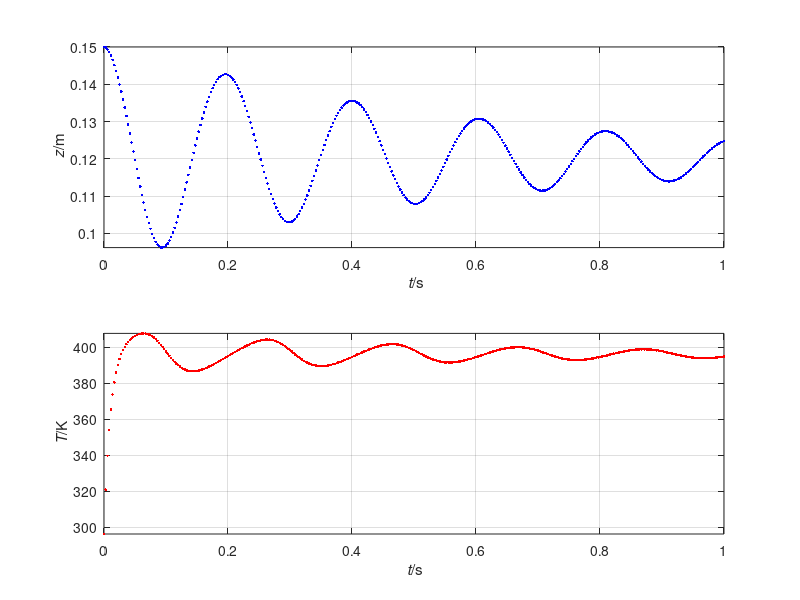

MATLAB code for this plot:
%%% Simulation of ideal gas & mass piston in 1D
%% Coordinates (t, z)

%% Constants
R = 8.31446261815;   % J/(K*mol): molar gas constant
g = 9.8;             % N/kg: gravitational acceleration
C = 20;              % J/(K*mol): molar heat capacity
mu = 0.00004;        % N*s/m^2: gas viscosity
h = 8000;            % J/(K*m^2): heat-transfer coefficient
N = 0.04;            % mol: amount of ideal gas
A = 0.1^2;           % m^2: area of piston
m = 10;              % kg: mass of piston

%% Initial conditions. State: (z, v, T)
t = 0;            % s: initial time
z = 0.15;         % m: initial position of piston
v = 0;            % m/s: initial velocity of piston
T = 273.15 + 23;  % K: initial temperature of gas

%% Boundary conditions
Gpis = -m*g;         % N: gravity supply of momentum to piston
Fatm = -100000 * A;  % N: force on piston by atmosphere
Text = 373.15 + 23;  % K: temperature of environment
                     % other fluxes are zero

%% Parameters for time loop
t1 = 1;       % s: final time
dt = 0.0001;  % s: time step %@

## Plotting
dtplot = t1/360; # time interval between plots
tplot = dtplot; # time for next plot
figure
subplot(2, 1, 1); plot(t, z, '.b')
xlim([0, t1])
xlabel('{\it t}/s'); ylabel('{\it z}/m')
axis('tight'); grid on; hold on
subplot(2, 1, 2); plot(t, T, '.r')
xlim([0, t1])
xlabel('{\it t}/s'); ylabel('{\it T}/K')
axis('tight'); grid on; hold on %@

%% Numerical time integration
while t < t1
  %% constitutive relations
  Fgas = -(R * N * T / z -  mu * A * v / z);
  Ppis = m * v;
  Fpis = -Fgas + Fatm;
  E = C * N * T;
  Qbot = A * h * (Text - T);
  Phi = Qbot + Fgas * v;

  %% step forward in time with balance laws
  t = t + dt;
  Ppis = Ppis + (Fpis + Gpis) * dt;
  z = z + v * dt;
  E = E + Phi * dt;

  %% constitutive relations: calculate state
  T = E / (C * N);
  v = Ppis / m;  %@

  %% plot
  if t > tplot
    subplot(2, 1, 1); plot(t, z, '.b')
    subplot(2, 1, 2); plot(t, T, '.r')
    pause(0)
    tplot = tplot + dtplot;
  end %@
end
